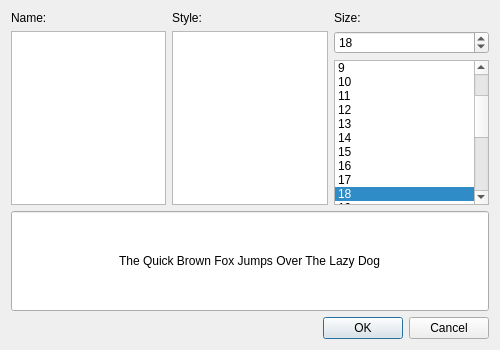
<?xml version="1.0" encoding="UTF-8"?>
<ui version="4.0">
 <class>FontDialog</class>
 <widget class="QDialog" name="FontDialog">
  <property name="geometry">
   <rect>
    <x>0</x>
    <y>0</y>
    <width>500</width>
    <height>350</height>
   </rect>
  </property>
  <property name="minimumSize">
   <size>
    <width>500</width>
    <height>350</height>
   </size>
  </property>
  <property name="windowTitle">
   <string>Select a font</string>
  </property>
  <property name="windowIcon">
   <iconset resource="../resources/TalipotGUIResource.qrc">
    <normaloff>:/talipot/gui/icons/20/labels.png</normaloff>:/talipot/gui/icons/20/labels.png</iconset>
  </property>
  <layout class="QVBoxLayout" name="verticalLayout">
   <item>
    <widget class="QWidget" name="settingsWidget" native="true">
     <layout class="QVBoxLayout" name="verticalLayout_5">
      <property name="leftMargin">
       <number>0</number>
      </property>
      <property name="topMargin">
       <number>0</number>
      </property>
      <property name="rightMargin">
       <number>0</number>
      </property>
      <property name="bottomMargin">
       <number>0</number>
      </property>
      <item>
       <layout class="QHBoxLayout" name="horizontalLayout">
        <item>
         <layout class="QVBoxLayout" name="verticalLayout_2">
          <item>
           <widget class="QLabel" name="label">
            <property name="text">
             <string>Name:</string>
            </property>
           </widget>
          </item>
          <item>
           <widget class="QListWidget" name="nameList"/>
          </item>
         </layout>
        </item>
        <item>
         <layout class="QVBoxLayout" name="verticalLayout_3">
          <item>
           <widget class="QLabel" name="label_2">
            <property name="text">
             <string>Style:</string>
            </property>
           </widget>
          </item>
          <item>
           <widget class="QListWidget" name="styleList">
            <property name="currentRow">
             <number>-1</number>
            </property>
           </widget>
          </item>
         </layout>
        </item>
        <item>
         <layout class="QVBoxLayout" name="verticalLayout_4">
          <item>
           <widget class="QLabel" name="label_3">
            <property name="text">
             <string>Size:</string>
            </property>
           </widget>
          </item>
          <item>
           <widget class="QSpinBox" name="sizeSpin">
            <property name="minimum">
             <number>1</number>
            </property>
            <property name="maximum">
             <number>500</number>
            </property>
            <property name="value">
             <number>18</number>
            </property>
           </widget>
          </item>
          <item>
           <widget class="QListWidget" name="sizeList">
            <property name="currentRow">
             <number>14</number>
            </property>
            <item>
             <property name="text">
              <string>4</string>
             </property>
            </item>
            <item>
             <property name="text">
              <string>5</string>
             </property>
            </item>
            <item>
             <property name="text">
              <string>6</string>
             </property>
            </item>
            <item>
             <property name="text">
              <string>7</string>
             </property>
            </item>
            <item>
             <property name="text">
              <string>8</string>
             </property>
            </item>
            <item>
             <property name="text">
              <string>9</string>
             </property>
            </item>
            <item>
             <property name="text">
              <string>10</string>
             </property>
            </item>
            <item>
             <property name="text">
              <string>11</string>
             </property>
            </item>
            <item>
             <property name="text">
              <string>12</string>
             </property>
            </item>
            <item>
             <property name="text">
              <string>13</string>
             </property>
            </item>
            <item>
             <property name="text">
              <string>14</string>
             </property>
            </item>
            <item>
             <property name="text">
              <string>15</string>
             </property>
            </item>
            <item>
             <property name="text">
              <string>16</string>
             </property>
            </item>
            <item>
             <property name="text">
              <string>17</string>
             </property>
            </item>
            <item>
             <property name="text">
              <string>18</string>
             </property>
            </item>
            <item>
             <property name="text">
              <string>19</string>
             </property>
            </item>
            <item>
             <property name="text">
              <string>20</string>
             </property>
            </item>
            <item>
             <property name="text">
              <string>22</string>
             </property>
            </item>
            <item>
             <property name="text">
              <string>24</string>
             </property>
            </item>
            <item>
             <property name="text">
              <string>26</string>
             </property>
            </item>
            <item>
             <property name="text">
              <string>28</string>
             </property>
            </item>
            <item>
             <property name="text">
              <string>32</string>
             </property>
            </item>
            <item>
             <property name="text">
              <string>48</string>
             </property>
            </item>
            <item>
             <property name="text">
              <string>64</string>
             </property>
            </item>
            <item>
             <property name="text">
              <string>72</string>
             </property>
            </item>
            <item>
             <property name="text">
              <string>80</string>
             </property>
            </item>
            <item>
             <property name="text">
              <string>96</string>
             </property>
            </item>
            <item>
             <property name="text">
              <string>128</string>
             </property>
            </item>
           </widget>
          </item>
         </layout>
        </item>
       </layout>
      </item>
      <item>
       <widget class="QLineEdit" name="preview">
        <property name="sizePolicy">
         <sizepolicy hsizetype="Expanding" vsizetype="Expanding">
          <horstretch>0</horstretch>
          <verstretch>0</verstretch>
         </sizepolicy>
        </property>
        <property name="minimumSize">
         <size>
          <width>0</width>
          <height>100</height>
         </size>
        </property>
        <property name="maximumSize">
         <size>
          <width>16777215</width>
          <height>150</height>
         </size>
        </property>
        <property name="text">
         <string>The Quick Brown Fox Jumps Over The Lazy Dog</string>
        </property>
        <property name="alignment">
         <set>Qt::AlignCenter</set>
        </property>
        <property name="placeholderText">
         <string>The Quick Brown Fox Jumps Over The Lazy Dog</string>
        </property>
       </widget>
      </item>
     </layout>
    </widget>
   </item>
   <item>
    <widget class="QDialogButtonBox" name="buttonBox">
     <property name="orientation">
      <enum>Qt::Horizontal</enum>
     </property>
     <property name="standardButtons">
      <set>QDialogButtonBox::Cancel|QDialogButtonBox::Ok</set>
     </property>
    </widget>
   </item>
  </layout>
 </widget>
 <resources>
  <include location="../resources/TalipotGUIResource.qrc"/>
 </resources>
 <connections>
  <connection>
   <sender>buttonBox</sender>
   <signal>accepted()</signal>
   <receiver>FontDialog</receiver>
   <slot>accept()</slot>
   <hints>
    <hint type="sourcelabel">
     <x>248</x>
     <y>254</y>
    </hint>
    <hint type="destinationlabel">
     <x>157</x>
     <y>274</y>
    </hint>
   </hints>
  </connection>
  <connection>
   <sender>buttonBox</sender>
   <signal>rejected()</signal>
   <receiver>FontDialog</receiver>
   <slot>reject()</slot>
   <hints>
    <hint type="sourcelabel">
     <x>316</x>
     <y>260</y>
    </hint>
    <hint type="destinationlabel">
     <x>286</x>
     <y>274</y>
    </hint>
   </hints>
  </connection>
  <connection>
   <sender>nameList</sender>
   <signal>itemSelectionChanged()</signal>
   <receiver>FontDialog</receiver>
   <slot>fontChanged()</slot>
   <hints>
    <hint type="sourcelabel">
     <x>80</x>
     <y>124</y>
    </hint>
    <hint type="destinationlabel">
     <x>235</x>
     <y>181</y>
    </hint>
   </hints>
  </connection>
  <connection>
   <sender>styleList</sender>
   <signal>itemSelectionChanged()</signal>
   <receiver>FontDialog</receiver>
   <slot>fontChanged()</slot>
   <hints>
    <hint type="sourcelabel">
     <x>235</x>
     <y>124</y>
    </hint>
    <hint type="destinationlabel">
     <x>235</x>
     <y>181</y>
    </hint>
   </hints>
  </connection>
  <connection>
   <sender>sizeList</sender>
   <signal>itemSelectionChanged()</signal>
   <receiver>FontDialog</receiver>
   <slot>fontChanged()</slot>
   <hints>
    <hint type="sourcelabel">
     <x>390</x>
     <y>137</y>
    </hint>
    <hint type="destinationlabel">
     <x>235</x>
     <y>181</y>
    </hint>
   </hints>
  </connection>
  <connection>
   <sender>sizeSpin</sender>
   <signal>valueChanged(int)</signal>
   <receiver>FontDialog</receiver>
   <slot>fontChanged()</slot>
   <hints>
    <hint type="sourcelabel">
     <x>390</x>
     <y>36</y>
    </hint>
    <hint type="destinationlabel">
     <x>235</x>
     <y>181</y>
    </hint>
   </hints>
  </connection>
 </connections>
 <slots>
  <slot>fontChanged()</slot>
 </slots>
</ui>
